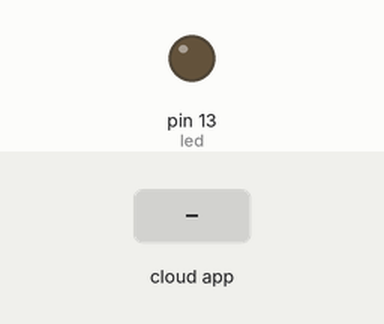
This sketch was run on a simulated Arduino Uno, built with avr-gcc and run on an emulated ATmega328P. On the bench: output pins drawn as LEDs (lit = HIGH). Inputs (shaded band) come from the test bench. The ROS host is connected and sends only what is stated.

Above: at 1.2 s.
1.3 s: the phone or cloud app sets toggle_led to 0
At 1.6 s:
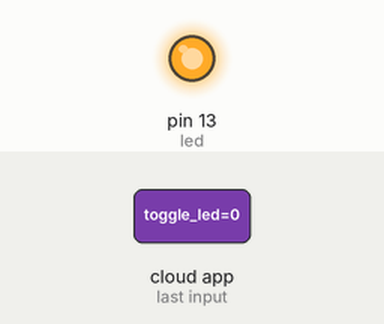
2.8 s: the phone or cloud app sets toggle_led to 1
At 4.0 s:
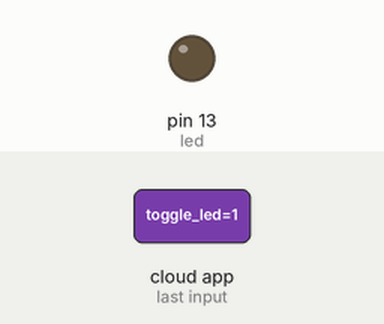
Timing chart, 0 to 5.8 s (numbered marks = the images above; inputs shaded):
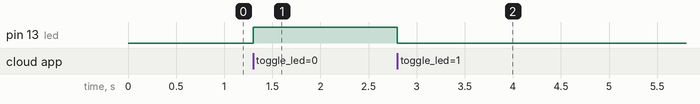

Measured:
- after the input at 1.3 s, pin 13 (led): LOW → HIGH at once
- after the input at 2.8 s, pin 13 (led): HIGH → LOW at once

The sketch:

ROS_test_pub.ino
```cpp
/*
 * rosserial Subscriber Example
 * Blinks an LED on callback
 */

#include <ros.h>
#include <std_msgs/Empty.h>
#include <std_msgs/Float32.h>

std_msgs::Float32 temp_msg;
ros::Publisher pub_temp("press_ret", &temp_msg);
ros::NodeHandle nh;

void messageCb( const std_msgs::Empty& toggle_msg){
  digitalWrite(13, HIGH-digitalRead(13));   // blink the led
}

void messageCb2( const std_msgs::Float32& pressure_msg){
  temp_msg.data = pressure_msg.data;
  pub_temp.publish(&temp_msg);
}


ros::Subscriber<std_msgs::Empty> sub("toggle_led", &messageCb );
ros::Subscriber<std_msgs::Float32> sub_2("pressure_data", &messageCb2 );


void setup()
{
  pinMode(13, OUTPUT);
  nh.initNode();
  nh.subscribe(sub);
  nh.subscribe(sub_2);
  nh.advertise(pub_temp);
}

void loop()
{
  nh.spinOnce();
  delay(1);
}
```
